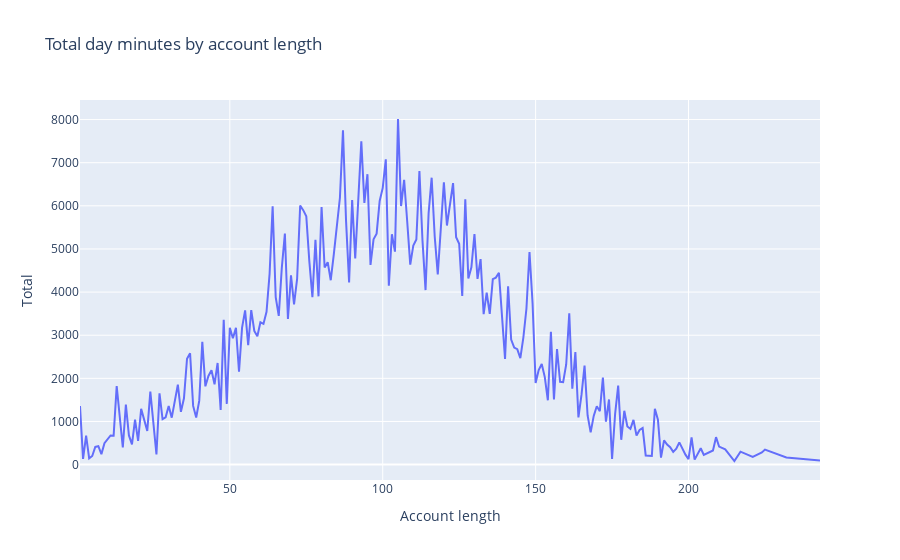

Notebook code cell kept with this figure:
### Code cell
test = tele.groupby(['Account length']).agg(Total = pd.NamedAgg(column='Total day minutes', aggfunc='sum')).reset_index()
fig21 = px.line(test, x = 'Account length', y= 'Total', title = 'Total day minutes by account length')
fig21.show()

### Figure 1 — Plotly figure (JSON) as saved in the notebook; plotly's stock layout.template omitted (floating-point values rounded to 4 significant figures; data arrays with more than 128 entries replaced by an {"elided": "..."} marker saying what was removed)
{"data": [{"hovertemplate": "Account length=%{x}<br>Total=%{y}<extra></extra>", "legendgroup": "", "line": {"color": "#636efa", "dash": "solid"}, "marker": {"symbol": "circle"}, "mode": "lines", "name": "", "orientation": "v", "showlegend": false, "type": "scatter", "x": {"elided": "212 int values"}, "xaxis": "x", "y": {"elided": "212 float values"}, "yaxis": "y"}], "layout": {"legend": {"tracegroupgap": 0}, "title": {"text": "Total day minutes by account length"}, "xaxis": {"anchor": "y", "domain": [0, 1], "title": {"text": "Account length"}}, "yaxis": {"anchor": "x", "domain": [0, 1], "title": {"text": "Total"}}}}
